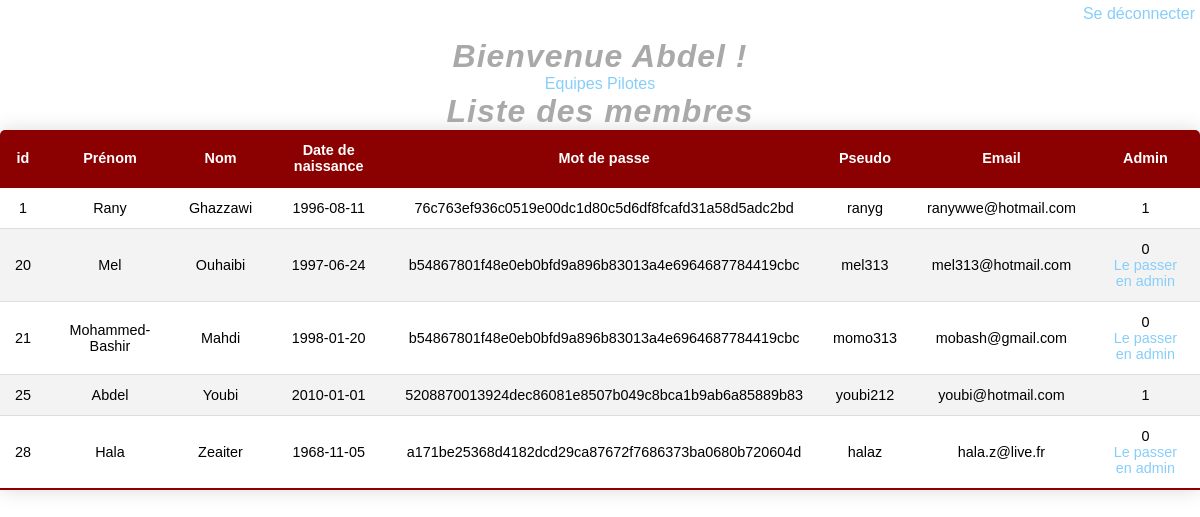
Page /Admin/admin_home.php (signed in) on the committed database.
### tables this page shows
CREATE TABLE users (
    id BIGINT UNSIGNED AUTO_INCREMENT PRIMARY KEY,
    first_name VARCHAR(255) NOT NULL,
    last_name VARCHAR(255) NOT NULL,
    birthdate DATE NOT NULL,
    password VARCHAR(50) NOT NULL,
    nickname VARCHAR(10) NOT NULL,
    mail VARCHAR(255) NOT NULL,
    is_admin BOOLEAN NOT NULL DEFAULT FALSE
);

### site/functions_users.php (called while the page is built, shortened)
<?php
function is_logged()
{
    if(isset($_SESSION['auth']))
    {
        return true;
    }
    return false;
}

### Admin/functions.php (called while the page is built, shortened)
<?php
function affiche_membres()
{
    extract($_POST);
    try
    {
        $sql = "SELECT * FROM users";
        $db = new dbClass();
        $conn = $db->dbConnect();
        $conn->setAttribute(PDO::ATTR_ERRMODE, PDO::ERRMODE_EXCEPTION);
        $sth = $conn->prepare($sql);
        $sth->execute();
        $membres = $sth->fetchAll();
        if($membres)
        {
            return $membres;
        }
        else
        {
            echo "erreurs";
        }
    }
    catch(PDOException $e)
    {
        echo $e;
        return false;
    }
}

### Admin/admin_home.php (the view, shortened to what this page needs)
<?php
require_once "../site/functions_users.php";
require_once "functions.php";
require_once "admin_header.php";
?>
<?php if(is_logged() && $_SESSION['auth']['is_admin'] == 1): ?>
    <a class="link" id="deconnexion" href="logout.php"> Se déconnecter </a>
    <br>
    <h1> Bienvenue <?= $_SESSION['auth']['first_name']; ?> !</h1>
    <nav>
        <a class="link" href="equipes.php"> Equipes </a>
        <a class="link" href="pilotes.php"> Pilotes </a>
    </nav>
    <h2> Liste des membres </h2>
    <table class="tab">
        <thead>
            <tr>
                <th> id </th>
                <th> Prénom </th>
                <th> Nom </th>
                <th> Date de naissance </th>
                <th> Mot de passe </th>
                <th> Pseudo </th>
                <th> Email </th>
                <th> Admin </th>
            </tr>
        </thead>
                <?php
            $membres = affiche_membres();
            foreach ($membres as $membre):
        ?>
            <tr>
                <td> <?= $membre['id'] ?> </td>
                <td> <?= $membre['first_name'] ?> </td>
                <td> <?= $membre['last_name'] ?> </td>
                <td> <?= $membre['birthdate'] ?> </td>
                <td> <?= $membre['password'] ?> </td>
                <td> <?= $membre['nickname'] ?> </td>
                <td> <?= $membre['mail'] ?> </td>
                <td> <?= $membre['is_admin'] ?>
                    <?php if($membre['is_admin'] == 0 && $_SESSION['auth']['id'] != 1): ?>
                            <br/>
                            <a class="link" href="changement.php?type=admin&option&id=<?= $membre['id'] ?>"> Le passer en admin </a>
                    <?php elseif($_SESSION['auth']['id'] == 1 && $membre['is_admin'] == 0): ?>
                            <br/>
                            <a class="link" href="changement.php?type=superadmin&value=0&option=1&id=<?= $membre['id'] ?>"> Le passer en admin </a>
                    <?php elseif($_SESSION['auth']['id'] == 1 && $membre['is_admin'] == 1): ?>
                            <br/>
                            <a class="link" href="changement.php?type=superadmin&value=1&option=1&id=<?= $membre['id'] ?>"> Le passer en utilisateur </a>
                    <?php endif; ?>
                </td>
            </tr>
        <?php endforeach; ?>
    </table>
<?php endif; ?>
<?php
require_once "admin_footer.php";
?>

### Admin/admin_header.php (shortened to what this page needs)
<!DOCTYPE html>
<html lang="fr">
<head>
    <link rel="stylesheet" href="admin_style.css">
</head>
<body>

### Admin/admin_footer.php
</body>
</html>

### Admin/admin_style.css (style rules this page uses)
body, h1, ul, li, div, a, span, h2, h3 { list-style: none; text-decoration: none; margin: 0; padding: 0; color: black; font-family: Arial; }
h1 { margin-top: 20px; margin-left: auto; margin-right: auto; }
h1, h2 { font-style: oblique; font-size: 32px; font-family: arial; letter-spacing: 1px; color: darkgrey; text-align: center; }
::placeholder { text-align: center; color: rgb(131, 2, 13); opacity: 0.6; }
.tab { border-collapse: collapse; margin-right: auto; margin-left: auto; font-size: 0.9em; min-width: 400px; border-radius: 5px 5px 0 0; overflow: hidden; box-shadow: 0 0 20px rgba(0, 0, 0, 0.15); }
.tab thead tr { background-color: darkred; color: #ffffff; text-align: left; font-weight: bold; }
.tab th, .tab td { padding: 12px 15px; text-align: center; }
.tab tr { border-bottom: 1px solid #dddddd; }
.tab tr:nth-of-type(even) { background-color: #f3f3f3; }
.tab tr:last-of-type { border-bottom: 2px solid darkred; }
.link { color: lightskyblue; }
#deconnexion { float: right; margin-top: 5px; margin-right: 5px; }
nav { margin-left: auto; margin-right: auto; text-align: center; }

### rows in the picture
users: id "1", first_name "Rany", last_name "Ghazzawi", birthdate "1996-08-11", password "76c763ef936c0519e00dc1d80c5d6df8fcafd31a58d5adc2bd", nickname "ranyg", mail "ranywwe@hotmail.com", is_admin "1"
users: id "20", first_name "Mel", last_name "Ouhaibi", birthdate "1997-06-24", password "b54867801f48e0eb0bfd9a896b83013a4e6964687784419cbc", nickname "mel313", mail "mel313@hotmail.com", is_admin "0"
users: id "21", first_name "Mohammed-Bashir", last_name "Mahdi", birthdate "1998-01-20", password "b54867801f48e0eb0bfd9a896b83013a4e6964687784419cbc", nickname "momo313", mail "mobash@gmail.com", is_admin "0"
users: id "25", first_name "Abdel", last_name "Youbi", birthdate "2010-01-01", password "5208870013924dec86081e8507b049c8bca1b9ab6a85889b83", nickname "youbi212", mail "youbi@hotmail.com", is_admin "1"
users: id "28", first_name "Hala", last_name "Zeaiter", birthdate "1968-11-05", password "a171be25368d4182dcd29ca87672f7686373ba0680b720604d", nickname "halaz", mail "hala.z@live.fr", is_admin "0"

### other values in the picture
$_SESSION['auth']['first_name'] "Abdel"
